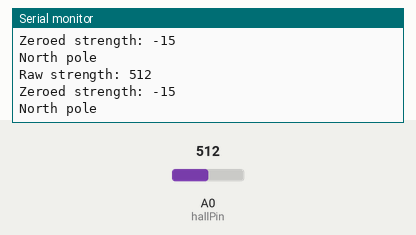
A sketch run on a simulated Arduino Uno, built with avr-gcc and run on an emulated ATmega328P. On the bench: the last lines printed to the serial monitor. The inputs (shaded band) are chosen by the test bench; at power-on: A0 (hallPin) = 512.

Above: at 1.4 s.
1.5 s: A0 (hallPin) set to 537
At 2.3 s:
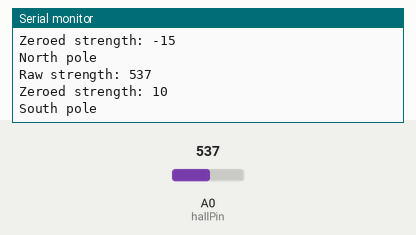
3.9 s: A0 (hallPin) set to 517
At 4.7 s:
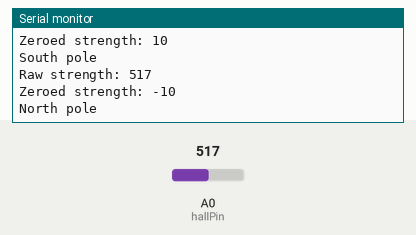
Timing chart, 0 to 6.9 s (numbered marks = the images above; inputs shaded):
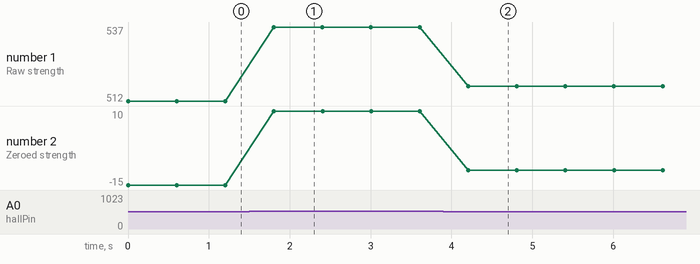

Measured:
- after the input at 1.5 s, the serial monitor: prints a new line after 0.30 s (image 1)
- after the input at 3.9 s, the serial monitor: prints a new line after 0.31 s (image 2)
- plotted number 1: 512 → 537 after the input at 1.5 s, 537 → 517 after the input at 3.9 s
- plotted number 2: -15 → 10 after the input at 1.5 s, 10 → -10 after the input at 3.9 s

The sketch:

hall_sensor.ino
```cpp
// hall_sensor.ino - print raw value and magnets pole
// (c) BotBook.com - Karvinen, Karvinen, Valtokari

const int hallPin = A0;
int rawMagneticStrength = -1;	// <1>
int zeroLevel = 527;	// <2>

void setup() {
  Serial.begin(115200);
  pinMode(hallPin, INPUT);
}

void loop() {
  rawMagneticStrength = analogRead(hallPin);	// <3>
  Serial.print("Raw strength: ");
  Serial.println(rawMagneticStrength);
  int zeroedStrength = rawMagneticStrength - zeroLevel;
  // If you know your Hall sensor's conversion from
  // voltage to gauss then you can do it here
  // zeroedStrength * conversion
  Serial.print("Zeroed strength: ");
  Serial.println(zeroedStrength);
  if(zeroedStrength > 0) {
    Serial.println("South pole");
  } else if(zeroedStrength < 0) {
    Serial.println("North pole");
  }
  delay(600); // ms
}
```
